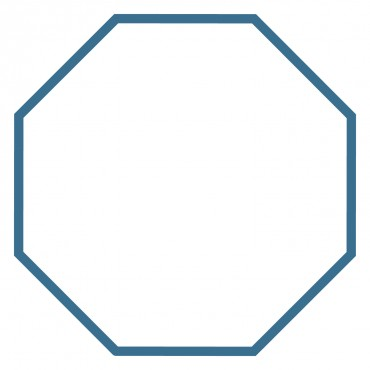
#> input picture W_use.jpg, 370 x 370 px
$ python Testing.py   (older library calls are emulated)
#> lines starting #> are read from the running program, lines starting #| are printed output that depends on the picture; after the words box and inside, x2 and y2 are one past the last pixel; in counts of white or black regions, pixels touching at a corner belong together
import numpy as np
import cv2

img = cv2.imread('W_use.jpg')
#> img is the input picture: shape (370, 370, 3); mean B, G, R 246.1, 243.9, 239.9
# gray = cv2.cvtColor(img, cv2.COLOR_BGR2GRAY)
#
# # save image with lower quality—smaller file size
cv2.imwrite('W_compare_compressed.jpg', img, [cv2.IMWRITE_JPEG_QUALITY, 9])

# read the compressed image
img = cv2.imread('W_compare_compressed.jpg')
# convert the colored image into gray one
gray = cv2.cvtColor(img, cv2.COLOR_BGR2GRAY)
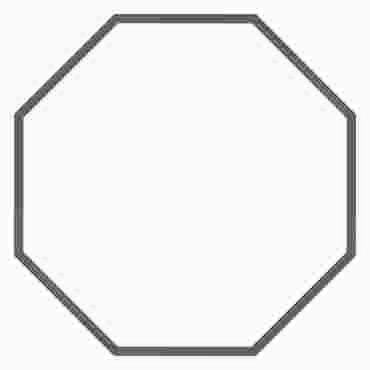
#> gray: shape (370, 370); min 32, max 255, mean 238.5

cv2.imshow('gray', gray)

# Use Sobel kernel to find the contours
gradX = cv2.Sobel(gray, ddepth=cv2.CV_32F, dx=1, dy=0, ksize=-1)
gradY = cv2.Sobel(gray, ddepth=cv2.CV_32F, dx=0, dy=1, ksize=-1)
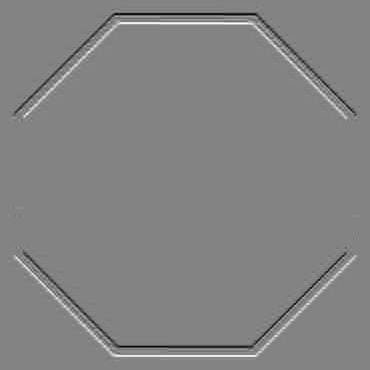
#> gradY: shape (370, 370) float32; min -2654, max 2512, mean 0; drawn with min black and max white

# subtract the y-gradient from the x-gradient
gradient = cv2.subtract(gradX, gradY)
gradient = cv2.convertScaleAbs(gradient)
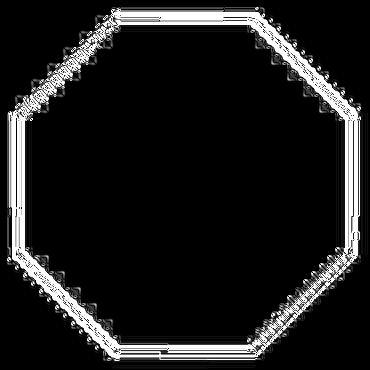
#> gradient: shape (370, 370); min 0, max 255, mean 28.8

# blur and threshold the image
blurred = cv2.blur(gradient, (20, 20))
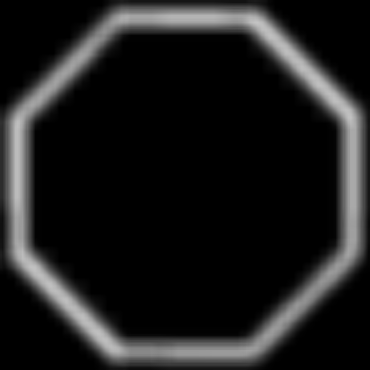
#> blurred: shape (370, 370); min 0, max 196, mean 28.9
(_, thresh) = cv2.threshold(blurred, 90, 255, cv2.THRESH_BINARY)
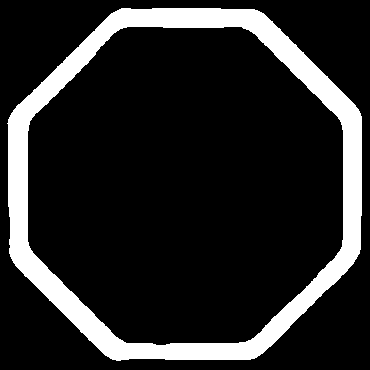
#> thresh: shape (370, 370); 15.4% white; 1 white region, box (x1, y1, x2, y2) and area: (7, 8, 362, 361) 21127

cv2.imshow('blur', blurred)

# make the image closed
kernel = cv2.getStructuringElement(cv2.MORPH_RECT, (5, 5))
closed = cv2.morphologyEx(thresh, cv2.MORPH_CLOSE, kernel)
#> closed: shape (370, 370); 15.4% white; 1 white region, box (x1, y1, x2, y2) and area: (7, 8, 362, 361) 21130

cv2.imshow('closed', closed)

# perform a series of erosions and dilations
closed = cv2.erode(closed, None, iterations=4)
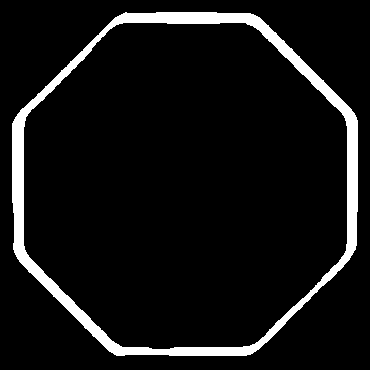
#> closed: shape (370, 370); 7.6% white; 1 white region, box (x1, y1, x2, y2) and area: (12, 12, 358, 356) 10380
closed = cv2.dilate(closed, None, iterations=4)
#> closed: shape (370, 370); 15.4% white; 1 white region

# find contour
contours, hierarchy= cv2.findContours(closed.copy(), cv2.RETR_EXTERNAL, cv2.CHAIN_APPROX_SIMPLE)
#> contours = 1 contour; box (x1, y1, x2, y2) and area: (8, 8, 362, 360) 101938
# [10 lines of commented-out code are left out]
for cnt in contours:
    # print(type(cnt))
    # print(cnt)
    hull = cv2.convexHull(cnt)
    cv2.drawContours(img, [hull], -1, (0, 255, 0), 3)
#> this loop made 1 pass
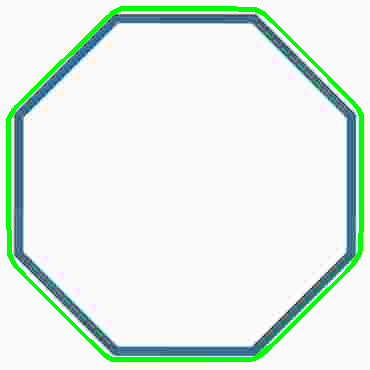
#> img: shape (370, 370, 3); mean B, G, R 231.4, 239.6, 226.1
    # epsilon = 0.0001 * cv2.arcLength(cnt, True)
    # approx = cv2.approxPolyDP(cnt,epsilon,True)
    # cv2.drawContours(img, [approx], -1, (0, 255, 0), 3)

cv2.imshow('final', img)
cv2.waitKey(0)

# [58 lines of commented-out code are left out]
